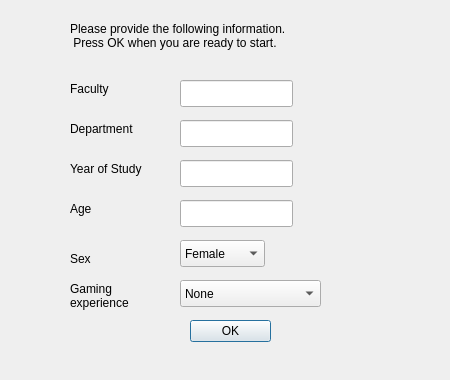
<?xml version="1.0" encoding="UTF-8"?>
<ui version="4.0">
 <class>Dialog</class>
 <widget class="QDialog" name="Dialog">
  <property name="geometry">
   <rect>
    <x>0</x>
    <y>0</y>
    <width>450</width>
    <height>380</height>
   </rect>
  </property>
  <property name="windowTitle">
   <string>Dialog</string>
  </property>
  <widget class="QDialogButtonBox" name="buttonBox">
   <property name="geometry">
    <rect>
     <x>190</x>
     <y>320</y>
     <width>81</width>
     <height>31</height>
    </rect>
   </property>
   <property name="orientation">
    <enum>Qt::Vertical</enum>
   </property>
   <property name="standardButtons">
    <set>QDialogButtonBox::Ok</set>
   </property>
  </widget>
  <widget class="QLineEdit" name="FacultyEdit">
   <property name="geometry">
    <rect>
     <x>180</x>
     <y>80</y>
     <width>113</width>
     <height>27</height>
    </rect>
   </property>
  </widget>
  <widget class="QLineEdit" name="DepartmentEdit">
   <property name="geometry">
    <rect>
     <x>180</x>
     <y>120</y>
     <width>113</width>
     <height>27</height>
    </rect>
   </property>
  </widget>
  <widget class="QLineEdit" name="YearStudyEdit">
   <property name="geometry">
    <rect>
     <x>180</x>
     <y>160</y>
     <width>113</width>
     <height>27</height>
    </rect>
   </property>
  </widget>
  <widget class="QLineEdit" name="AgeEdit">
   <property name="geometry">
    <rect>
     <x>180</x>
     <y>200</y>
     <width>113</width>
     <height>27</height>
    </rect>
   </property>
  </widget>
  <widget class="QComboBox" name="SexBox">
   <property name="geometry">
    <rect>
     <x>180</x>
     <y>240</y>
     <width>85</width>
     <height>27</height>
    </rect>
   </property>
   <item>
    <property name="text">
     <string>Female</string>
    </property>
   </item>
   <item>
    <property name="text">
     <string>Male</string>
    </property>
   </item>
  </widget>
  <widget class="QComboBox" name="gamingBox">
   <property name="geometry">
    <rect>
     <x>180</x>
     <y>280</y>
     <width>141</width>
     <height>27</height>
    </rect>
   </property>
   <item>
    <property name="text">
     <string>None</string>
    </property>
   </item>
   <item>
    <property name="text">
     <string>Novice</string>
    </property>
   </item>
   <item>
    <property name="text">
     <string>Medium</string>
    </property>
   </item>
   <item>
    <property name="text">
     <string>Advanced</string>
    </property>
   </item>
   <item>
    <property name="text">
     <string>Expert</string>
    </property>
   </item>
  </widget>
  <widget class="QLabel" name="label">
   <property name="geometry">
    <rect>
     <x>70</x>
     <y>80</y>
     <width>67</width>
     <height>17</height>
    </rect>
   </property>
   <property name="text">
    <string>Faculty</string>
   </property>
  </widget>
  <widget class="QLabel" name="label_2">
   <property name="geometry">
    <rect>
     <x>70</x>
     <y>120</y>
     <width>81</width>
     <height>17</height>
    </rect>
   </property>
   <property name="text">
    <string>Department</string>
   </property>
  </widget>
  <widget class="QLabel" name="label_3">
   <property name="geometry">
    <rect>
     <x>70</x>
     <y>160</y>
     <width>91</width>
     <height>17</height>
    </rect>
   </property>
   <property name="text">
    <string>Year of Study</string>
   </property>
  </widget>
  <widget class="QLabel" name="label_4">
   <property name="geometry">
    <rect>
     <x>70</x>
     <y>200</y>
     <width>91</width>
     <height>17</height>
    </rect>
   </property>
   <property name="text">
    <string>Age</string>
   </property>
  </widget>
  <widget class="QLabel" name="label_5">
   <property name="geometry">
    <rect>
     <x>70</x>
     <y>250</y>
     <width>91</width>
     <height>17</height>
    </rect>
   </property>
   <property name="text">
    <string>Sex</string>
   </property>
  </widget>
  <widget class="QLabel" name="label_6">
   <property name="geometry">
    <rect>
     <x>70</x>
     <y>280</y>
     <width>91</width>
     <height>31</height>
    </rect>
   </property>
   <property name="text">
    <string>Gaming experience</string>
   </property>
   <property name="scaledContents">
    <bool>false</bool>
   </property>
   <property name="wordWrap">
    <bool>true</bool>
   </property>
  </widget>
  <widget class="QLabel" name="label_7">
   <property name="geometry">
    <rect>
     <x>70</x>
     <y>20</y>
     <width>291</width>
     <height>31</height>
    </rect>
   </property>
   <property name="text">
    <string>Please provide the following information.
 Press OK when you are ready to start.</string>
   </property>
  </widget>
 </widget>
 <resources/>
 <connections>
  <connection>
   <sender>buttonBox</sender>
   <signal>accepted()</signal>
   <receiver>Dialog</receiver>
   <slot>accept()</slot>
   <hints>
    <hint type="sourcelabel">
     <x>248</x>
     <y>254</y>
    </hint>
    <hint type="destinationlabel">
     <x>157</x>
     <y>274</y>
    </hint>
   </hints>
  </connection>
  <connection>
   <sender>buttonBox</sender>
   <signal>rejected()</signal>
   <receiver>Dialog</receiver>
   <slot>reject()</slot>
   <hints>
    <hint type="sourcelabel">
     <x>316</x>
     <y>260</y>
    </hint>
    <hint type="destinationlabel">
     <x>286</x>
     <y>274</y>
    </hint>
   </hints>
  </connection>
 </connections>
</ui>
